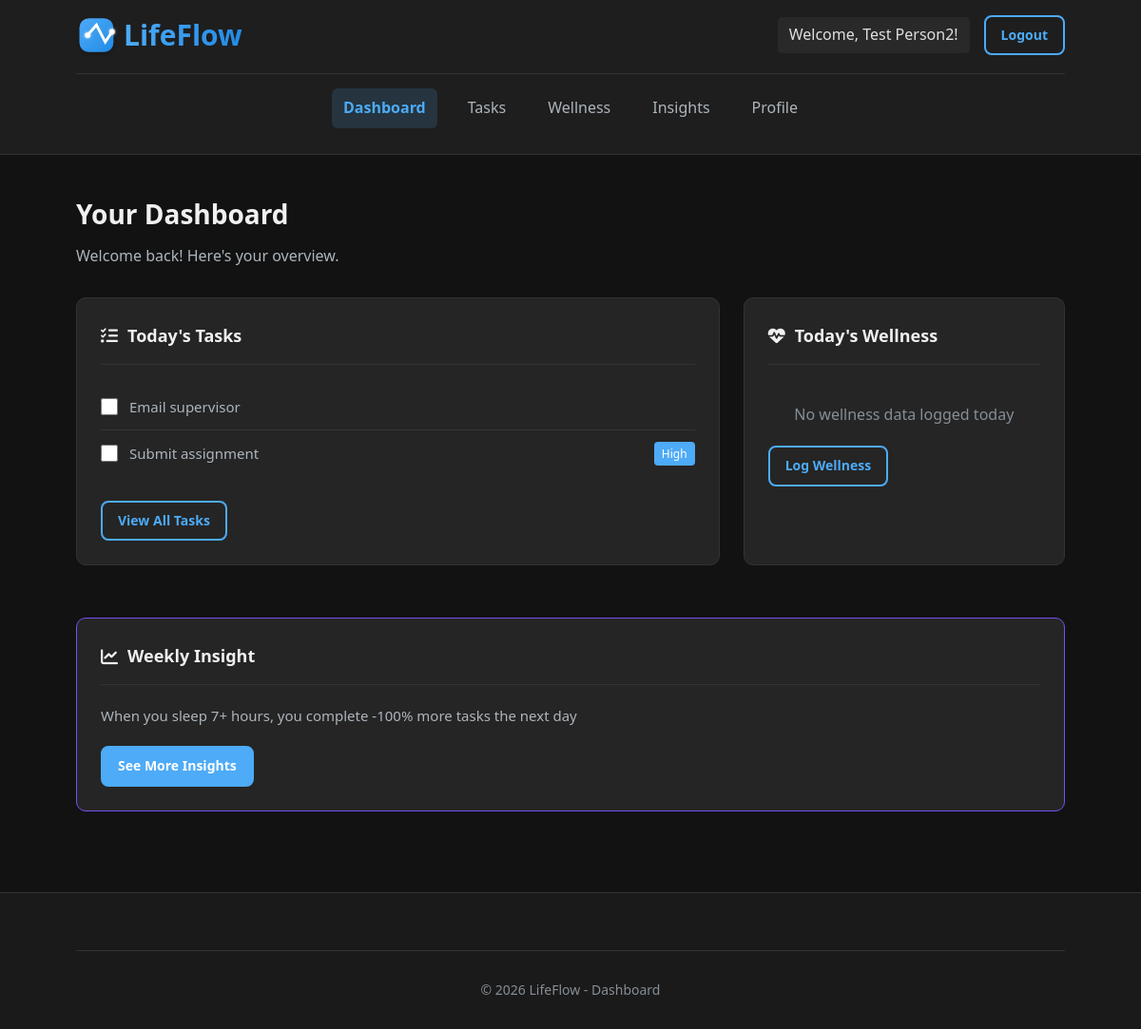
Screenshot of /dashboard.php (signed in) with the database file from the repository.
### tables this page shows
CREATE TABLE `tasks` (`task_id`, `user_id`, `title`, `description`, `due_date`, `priority`, `status`, `created_at`, `updated_at`);

CREATE TABLE `correlation_insights` (`insight_id`, `user_id`, `insight_type`, `insight_text`, `correlation_value`, `created_at`);

### dashboard.php (called while the page is built, shortened)
<?php
require_once 'includes/session.php';
require_once 'includes/functions.php';
$userId = $_SESSION['user_id'];
$stmt = $pdo->prepare("
    SELECT * FROM tasks
    WHERE user_id = ? AND status = 'pending'
    ORDER BY priority DESC, due_date ASC
    LIMIT 5
");
$stmt->execute([$userId]);
$todaysTasks = $stmt->fetchAll();
$todaysWellness = getTodaysWellness($pdo, $userId);
$stmt = $pdo->prepare("
    SELECT * FROM correlation_insights
    WHERE user_id = ?
    ORDER BY created_at DESC
    LIMIT 1
");
$stmt->execute([$userId]);
$insight = $stmt->fetch();
include 'templates/dashboard-header.php';
include 'templates/dashboard-content.php';
include 'templates/dashboard-footer.php';
?>

### includes/functions.php (called while the page is built, shortened)
<?php
function escape($string) {
    return htmlspecialchars($string, ENT_QUOTES, 'UTF-8');
}
function getTodaysWellness($pdo, $userId) {
    $stmt = $pdo->prepare("
        SELECT * FROM wellness_entries
        WHERE user_id = ? AND entry_date = DATE('now')
    ");
    $stmt->execute([$userId]);
    return $stmt->fetch();
}
?>

### templates/dashboard-content.php (the view)
<h2>Your Dashboard</h2>
<p class="subtitle">Welcome back! Here's your overview.</p>
<div class="dashboard-grid">
    <div class="card">
        <div class="card-header">
            <h3 class="card-title"><i class="fas fa-tasks"></i> Today's Tasks</h3>
        </div>
        <?php if (empty($todaysTasks)): ?>
            <p style="color: #868e96; text-align: center; padding: 20px;">No pending tasks. Great job!</p>
        <?php else: ?>
            <ul class="task-list">
                <?php foreach ($todaysTasks as $task): ?>
                <li class="task-item">
                    <input type="checkbox" class="task-checkbox" data-task-id="<?php echo $task['task_id']; ?>">
                    <span class="task-text"><?php echo escape($task['title']); ?></span>
                    <?php if ($task['priority'] === 'high'): ?>
                        <span style="background: #4dabf7; color: white; padding: 3px 8px; border-radius: 4px; font-size: 12px;">High</span>
                    <?php endif; ?>
                </li>
                <?php endforeach; ?>
            </ul>
        <?php endif; ?>
        <a href="tasks.php" class="btn btn-outline btn-small view-tasks-btn">
            View All Tasks
        </a>
    </div>
    <div class="card">
        <div class="card-header">
            <h3 class="card-title"><i class="fas fa-heartbeat"></i> Today's Wellness</h3>
        </div>
        <?php if ($todaysWellness): ?>
            <div class="wellness-stats">
                <div class="stat wellness-stat">
                    <span class="stat-label">Sleep:</span>
                    <strong class="stat-value"><?php echo $todaysWellness['sleep_hours']; ?> hours</strong>
                </div>
                <div class="stat wellness-stat">
                    <span class="stat-label">Mood:</span>
                    <strong class="stat-value"><?php echo $todaysWellness['mood_rating']; ?>/5</strong>
                </div>
                <div class="stat wellness-stat">
                    <span class="stat-label">Exercise:</span>
                    <strong class="stat-value"><?php echo $todaysWellness['exercise_minutes']; ?> mins</strong>
                </div>
            </div>
        <?php else: ?>
            <p style="color: #868e96; text-align: center; padding: 20px;">No wellness data logged today</p>
        <?php endif; ?>
        <a href="wellness.php" class="btn btn-outline btn-small log-wellness-btn">
            <?php echo $todaysWellness ? 'Update Wellness' : 'Log Wellness'; ?>
        </a>
    </div>
</div>
<?php if ($insight): ?>
<div class="card insight-card">
    <div class="card-header">
        <h3 class="card-title"><i class="fas fa-chart-line"></i> Weekly Insight</h3>
    </div>
    <p class="insight-text"><?php echo escape($insight['insight_text']); ?></p>
    <a href="insights.php" class="btn btn-primary btn-small view-insights-btn">
        See More Insights
    </a>
</div>
<?php endif; ?>

### assets/css/styles.css (style rules this page uses)
* { margin: 0; padding: 0; box-sizing: border-box; }
body { background: #121212; color: #f0f0f0; font-family: 'Segoe UI', Tahoma, Geneva, Verdana, sans-serif; line-height: 1.6; min-height: 100vh; }
.btn { padding: 12px 24px; border: none; border-radius: 8px; cursor: pointer; font-weight: 600; font-size: 15px; text-decoration: none; display: inline-flex; align-items: center; justify-content: center; gap: 8px; transition: all 0.2s; }
.btn-primary { background: #4dabf7; color: white; border: 2px solid #4dabf7; }
.btn-outline { background: transparent; color: #4dabf7; border: 2px solid #4dabf7; }
.btn-small { padding: 8px 16px; font-size: 14px; }
.task-list { list-style: none; margin-bottom: 25px; }
.task-list li { padding: 12px 0; border-bottom: 1px solid #363636; display: flex; align-items: center; gap: 12px; color: #adb5bd; }
.task-list li:last-child { border-bottom: none; }
.task-list input[type="checkbox"] { width: 18px; height: 18px; cursor: pointer; }
.card { background: #252525; padding: 25px; border-radius: 10px; border: 1px solid #333; margin-bottom: 25px; }
.card-header { border-bottom: 1px solid #333; padding-bottom: 15px; margin-bottom: 20px; }
.card-title { color: #f0f0f0; font-size: 18px; display: flex; align-items: center; gap: 10px; font-weight: 600; }
.dashboard-main h2 { color: #f0f0f0; margin-bottom: 10px; font-size: 28px; font-weight: 700; }
.subtitle { color: #adb5bd; margin-bottom: 30px; font-size: 16px; }
.dashboard-grid { display: grid; grid-template-columns: 2fr 1fr; gap: 25px; margin: 30px 0; }
.task-item { padding: 12px 0; border-bottom: 1px solid #363636; display: flex; align-items: center; gap: 10px; color: #adb5bd; }
.task-item:last-child { border-bottom: none; }
.task-checkbox { width: 18px; height: 18px; cursor: pointer; }
.task-text { flex-grow: 1; font-size: 15px; }
.insight-text { color: #adb5bd; margin-bottom: 20px; font-size: 15px; line-height: 1.6; }
.insight-card { border-color: #7950f2; }

### rows the page displays
tasks: title "Email supervisor"
tasks: title "Submit assignment", priority "High"
correlation_insights: insight_text "When you sleep 7+ hours, you complete -100% more tasks the next day"

### other values shown
$_SESSION['full_name'] "Test Person2"
$pageTitle "Dashboard"
